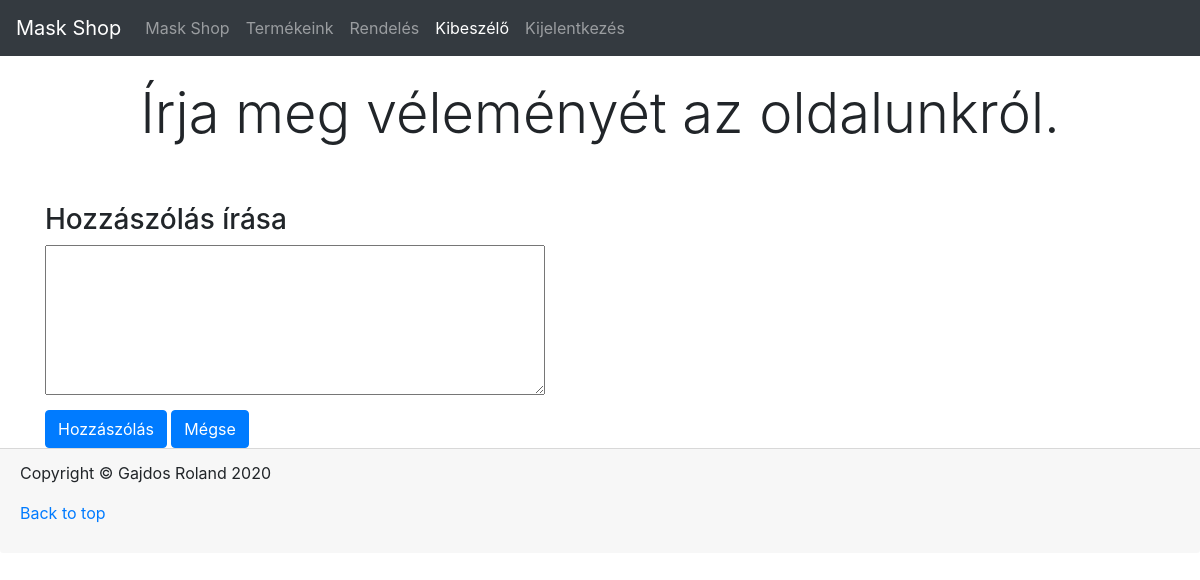
/webpage/forum.php (signed in), run on an earlier commit of the app's database.
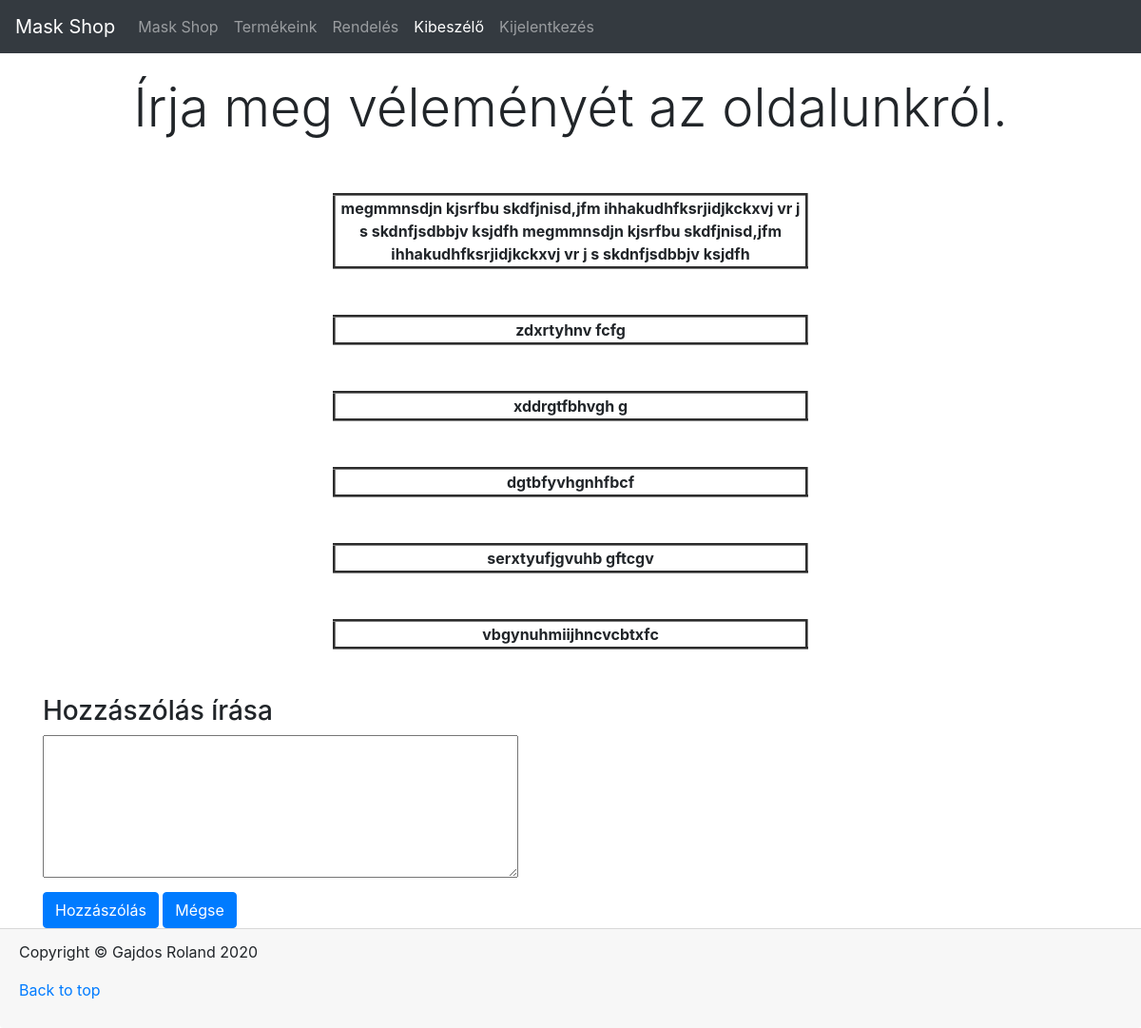
And on a later commit of the database.
### tables this page shows
CREATE TABLE IF NOT EXISTS `forum` (
  `id` int(11) NOT NULL AUTO_INCREMENT,
  `comment` text NOT NULL,
  PRIMARY KEY (`id`)
);

### webpage/forum.php (the view, shortened to what this page needs)
<!doctype html>
<html lang="en">
<head>
    <link href="../assets/dist/css/bootstrap.css" rel="stylesheet">
    <link href="../assets/style.css" rel="stylesheet">
    <link href="starter-template.css" rel="stylesheet">
</head>
<body>
<nav class="navbar navbar-expand-md navbar-dark bg-dark fixed-top">
    <a class="navbar-brand" href="#">Mask Shop</a>
    <div class="collapse navbar-collapse" id="navbarsExampleDefault">
        <ul class="navbar-nav mr-auto">
            <li class="nav-item">
                <a class="nav-link" href="index2.php">Mask Shop</a>
            </li>
            <li class="nav-item">
                <a class="nav-link" href="products2.php">Termékeink</a>
            </li>
            <li class="nav-item">
                <a class="nav-link" href="order.php">Rendelés</a>
            </li>
            <li class="nav-item active">
                <a class="nav-link" href="forum.php">Kibeszélő</a>
            </li>
            <li class="nav-item">
                <a class="nav-link" href="logut.php">Kijelentkezés</a>
            </li>
        </ul>
    </div>
</nav>
<div class="container">
    <h2 class="display-4" align="center">Írja meg véleményét az oldalunkról.</h2><br>
</div>
<?php
include("db_config.php");
$sql = "SELECT * FROM forum ORDER BY id DESC";
$result = mysqli_query($connection, $sql) or die(mysqli_error($connection));
if (mysqli_num_rows($result)>0)
{
    while ($record = mysqli_fetch_array($result)) {
        echo"
              <table width=\"500px\" cellspacing=\"0\" align=\"center\" border=\"3\">
    <tr>
        <th>$record[comment]</th><br>
    </tr>
</table><br>";
    }
}
?>
<form action="forum.php" method="post">
    <div class="container">
        <br><div><h3>Hozzászólás írása</h3></div><div><h4><textarea name="comment"></textarea></h4></div>
        <div><input type="submit" value="Hozzászólás" class="btn btn-primary" name="send">   <input type="reset" value="Mégse" class="btn btn-primary"></div>
    </div>
</form>
<footer class="card-footer">
    <p>Copyright &copy Gajdos Roland 2020</p>
    <p>
        <a href="#">Back to top</a>
    </p>
</footer>
</body>
</html>

What changed in the data, as far as the page shows it:
added forum: comment "megmmnsdjn kjsrfbu skdfjnisd,jfm ihhakudhfksrjidjkckxvj vr j s skdnfjsdbbjv ksjdfh megmmnsdjn kjsrfbu skdfjnisd,jfm ihhakudhfksrjidjkckxvj vr j s skdnfjsdbbjv ksjdfh"
added forum: comment "zdxrtyhnv fcfg"
added forum: comment "xddrgtfbhvgh g"
added forum: comment "dgtbfyvhgnhfbcf"
added forum: comment "serxtyufjgvuhb gftcgv"
added forum: comment "vbgynuhmiijhncvcbtxfc"
